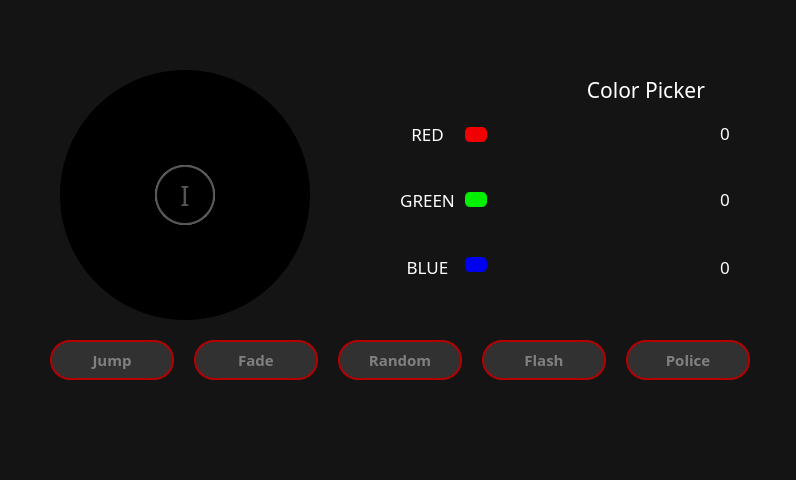
<?xml version="1.0" encoding="UTF-8"?>
<ui version="4.0">
 <class>Leds_widget</class>
 <widget class="QWidget" name="Leds_widget">
  <property name="geometry">
   <rect>
    <x>0</x>
    <y>0</y>
    <width>796</width>
    <height>480</height>
   </rect>
  </property>
  <property name="windowTitle">
   <string>Form</string>
  </property>
  <widget class="QFrame" name="frame_leds">
   <property name="geometry">
    <rect>
     <x>0</x>
     <y>0</y>
     <width>800</width>
     <height>480</height>
    </rect>
   </property>
   <property name="styleSheet">
    <string notr="true">QFrame#frame_leds{
	background:rgb(20,20,20);
}</string>
   </property>
   <widget class="QFrame" name="frameLedsBulb">
    <property name="geometry">
     <rect>
      <x>60</x>
      <y>70</y>
      <width>250</width>
      <height>250</height>
     </rect>
    </property>
    <property name="styleSheet">
     <string notr="true">border-radius:125px;</string>
    </property>
    <property name="frameShape">
     <enum>QFrame::StyledPanel</enum>
    </property>
    <property name="frameShadow">
     <enum>QFrame::Raised</enum>
    </property>
    <widget class="QFrame" name="ledsBulb">
     <property name="geometry">
      <rect>
       <x>0</x>
       <y>0</y>
       <width>250</width>
       <height>250</height>
      </rect>
     </property>
     <property name="styleSheet">
      <string notr="true">background:black;
</string>
     </property>
    </widget>
    <widget class="QCheckBox" name="ledsOnOffButton">
     <property name="geometry">
      <rect>
       <x>95</x>
       <y>95</y>
       <width>60</width>
       <height>60</height>
      </rect>
     </property>
     <property name="font">
      <font>
       <family>Bahnschrift SemiBold Condensed</family>
       <pointsize>25</pointsize>
      </font>
     </property>
     <property name="styleSheet">
      <string notr="true">QCheckBox{
	border-radius:30px;
	

}
QCheckBox:checked{
	
}
QCheckBox::indicator {
	width:60px;
	height:60px;
	background:rgba(0, 0, 0, 170);
	border-radius:30px;
}
QCheckBox::indicator:checked {
		background:rgba(0, 0, 0, 0);
}</string>
     </property>
    </widget>
    <widget class="QLabel" name="label_5">
     <property name="geometry">
      <rect>
       <x>95</x>
       <y>95</y>
       <width>60</width>
       <height>60</height>
      </rect>
     </property>
     <property name="font">
      <font>
       <family>Bahnschrift SemiBold SemiConden</family>
       <pointsize>20</pointsize>
      </font>
     </property>
     <property name="styleSheet">
      <string notr="true">color:white;
border: 2px solid white;
border-radius:30px;
background-color: rgba(0, 0, 0, 100);</string>
     </property>
     <property name="text">
      <string>I</string>
     </property>
     <property name="alignment">
      <set>Qt::AlignCenter</set>
     </property>
    </widget>
    <zorder>ledsBulb</zorder>
    <zorder>label_5</zorder>
    <zorder>ledsOnOffButton</zorder>
   </widget>
   <widget class="QFrame" name="frameLedButtons">
    <property name="geometry">
     <rect>
      <x>50</x>
      <y>340</y>
      <width>700</width>
      <height>40</height>
     </rect>
    </property>
    <property name="styleSheet">
     <string notr="true">QPushButton{
	background:rgb(94, 94, 94);
	border:2px solid white;
	border-radius:20px;
	color:white;

}</string>
    </property>
    <layout class="QHBoxLayout" name="horizontalLayout">
     <property name="spacing">
      <number>20</number>
     </property>
     <property name="leftMargin">
      <number>0</number>
     </property>
     <property name="topMargin">
      <number>0</number>
     </property>
     <property name="rightMargin">
      <number>0</number>
     </property>
     <property name="bottomMargin">
      <number>0</number>
     </property>
     <item>
      <widget class="QFrame" name="frame_8">
       <widget class="QPushButton" name="ledsProgramJumpButton">
        <property name="geometry">
         <rect>
          <x>0</x>
          <y>0</y>
          <width>124</width>
          <height>40</height>
         </rect>
        </property>
        <property name="font">
         <font>
          <family>Bahnschrift Light</family>
          <pointsize>11</pointsize>
          <weight>75</weight>
          <bold>true</bold>
         </font>
        </property>
        <property name="styleSheet">
         <string notr="true">QPushButton{
	
	background-color: rgb(49, 49, 49);
	border: 2px solid rgb(181, 0, 0);
	border-radius:20px;
	color:gray;
}
QPushButton:pressed{
	
	
	background-color: rgb(188, 0, 0);
	color:white;
}</string>
        </property>
        <property name="text">
         <string>Jump</string>
        </property>
       </widget>
      </widget>
     </item>
     <item>
      <widget class="QFrame" name="frame_7">
       <widget class="QPushButton" name="ledsProgramFadeButton">
        <property name="geometry">
         <rect>
          <x>0</x>
          <y>0</y>
          <width>124</width>
          <height>40</height>
         </rect>
        </property>
        <property name="font">
         <font>
          <family>Bahnschrift Light</family>
          <pointsize>11</pointsize>
          <weight>75</weight>
          <bold>true</bold>
         </font>
        </property>
        <property name="styleSheet">
         <string notr="true">QPushButton{
	
	background-color: rgb(49, 49, 49);
	border: 2px solid rgb(181, 0, 0);
	border-radius:20px;
	color:gray;
}
QPushButton:pressed{
	
	
	background-color: rgb(188, 0, 0);
	color:white;
}</string>
        </property>
        <property name="text">
         <string>Fade</string>
        </property>
       </widget>
      </widget>
     </item>
     <item>
      <widget class="QFrame" name="frame_6">
       <widget class="QPushButton" name="ledsProgramRandomButton">
        <property name="geometry">
         <rect>
          <x>0</x>
          <y>0</y>
          <width>124</width>
          <height>40</height>
         </rect>
        </property>
        <property name="font">
         <font>
          <family>Bahnschrift Light</family>
          <pointsize>11</pointsize>
          <weight>75</weight>
          <bold>true</bold>
         </font>
        </property>
        <property name="styleSheet">
         <string notr="true">QPushButton{
	
	background-color: rgb(49, 49, 49);
	border: 2px solid rgb(181, 0, 0);
	border-radius:20px;
	color:gray;
}
QPushButton:pressed{
	
	
	background-color: rgb(188, 0, 0);
	color:white;
}</string>
        </property>
        <property name="text">
         <string>Random</string>
        </property>
       </widget>
      </widget>
     </item>
     <item>
      <widget class="QFrame" name="frame_5">
       <widget class="QPushButton" name="ledsProgramFlashButton">
        <property name="geometry">
         <rect>
          <x>0</x>
          <y>0</y>
          <width>124</width>
          <height>40</height>
         </rect>
        </property>
        <property name="font">
         <font>
          <family>Bahnschrift Light</family>
          <pointsize>11</pointsize>
          <weight>75</weight>
          <bold>true</bold>
         </font>
        </property>
        <property name="styleSheet">
         <string notr="true">QPushButton{
	
	background-color: rgb(49, 49, 49);
	border: 2px solid rgb(181, 0, 0);
	border-radius:20px;
	color:gray;
}
QPushButton:pressed{
	
	
	background-color: rgb(188, 0, 0);
	color:white;
}</string>
        </property>
        <property name="text">
         <string>Flash</string>
        </property>
       </widget>
      </widget>
     </item>
     <item>
      <widget class="QFrame" name="frame_4">
       <widget class="QPushButton" name="ledsProgramPoliceButton">
        <property name="geometry">
         <rect>
          <x>0</x>
          <y>0</y>
          <width>124</width>
          <height>40</height>
         </rect>
        </property>
        <property name="font">
         <font>
          <family>Bahnschrift Light</family>
          <pointsize>11</pointsize>
          <weight>75</weight>
          <bold>true</bold>
         </font>
        </property>
        <property name="styleSheet">
         <string notr="true">QPushButton{
	
	background-color: rgb(49, 49, 49);
	border: 2px solid rgb(181, 0, 0);
	border-radius:20px;
	color:gray;
}
QPushButton:pressed{
	
	
	background-color: rgb(188, 0, 0);
	color:white;
}</string>
        </property>
        <property name="text">
         <string>Police</string>
        </property>
       </widget>
      </widget>
     </item>
    </layout>
   </widget>
   <widget class="QFrame" name="frameLedControls">
    <property name="geometry">
     <rect>
      <x>400</x>
      <y>100</y>
      <width>350</width>
      <height>200</height>
     </rect>
    </property>
    <layout class="QHBoxLayout" name="horizontalLayout_4">
     <property name="spacing">
      <number>0</number>
     </property>
     <property name="leftMargin">
      <number>0</number>
     </property>
     <property name="topMargin">
      <number>0</number>
     </property>
     <property name="rightMargin">
      <number>0</number>
     </property>
     <property name="bottomMargin">
      <number>0</number>
     </property>
     <item>
      <widget class="QFrame" name="frameLedLabels">
       <property name="maximumSize">
        <size>
         <width>60</width>
         <height>16777215</height>
        </size>
       </property>
       <property name="font">
        <font>
         <family>Bahnschrift Light</family>
        </font>
       </property>
       <property name="styleSheet">
        <string notr="true">color:white;</string>
       </property>
       <layout class="QVBoxLayout" name="verticalLayout">
        <property name="spacing">
         <number>0</number>
        </property>
        <property name="leftMargin">
         <number>0</number>
        </property>
        <property name="topMargin">
         <number>0</number>
        </property>
        <property name="rightMargin">
         <number>0</number>
        </property>
        <property name="bottomMargin">
         <number>0</number>
        </property>
        <item>
         <widget class="QLabel" name="label">
          <property name="font">
           <font>
            <family>Bahnschrift SemiLight SemiConde</family>
            <pointsize>13</pointsize>
           </font>
          </property>
          <property name="text">
           <string>RED</string>
          </property>
          <property name="alignment">
           <set>Qt::AlignCenter</set>
          </property>
         </widget>
        </item>
        <item>
         <widget class="QLabel" name="label_2">
          <property name="font">
           <font>
            <family>Bahnschrift SemiLight SemiConde</family>
            <pointsize>13</pointsize>
           </font>
          </property>
          <property name="text">
           <string>GREEN</string>
          </property>
          <property name="alignment">
           <set>Qt::AlignCenter</set>
          </property>
         </widget>
        </item>
        <item>
         <widget class="QLabel" name="label_3">
          <property name="font">
           <font>
            <family>Bahnschrift SemiLight SemiConde</family>
            <pointsize>13</pointsize>
           </font>
          </property>
          <property name="text">
           <string>BLUE</string>
          </property>
          <property name="alignment">
           <set>Qt::AlignCenter</set>
          </property>
         </widget>
        </item>
       </layout>
      </widget>
     </item>
     <item>
      <widget class="QFrame" name="frame_3">
       <property name="styleSheet">
        <string notr="true">QSlider::groove:horizontal{
	background:transparent;
	
}
QSlider::handle:horizontal{
	border-radius:5px;
	width:22px;
	
}</string>
       </property>
       <layout class="QVBoxLayout" name="verticalLayout_3">
        <property name="spacing">
         <number>23</number>
        </property>
        <property name="leftMargin">
         <number>10</number>
        </property>
        <property name="topMargin">
         <number>0</number>
        </property>
        <property name="rightMargin">
         <number>10</number>
        </property>
        <property name="bottomMargin">
         <number>0</number>
        </property>
        <item>
         <widget class="QSlider" name="ledsSliderRed">
          <property name="styleSheet">
           <string notr="true">QSlider::handle:horizontal{
	background:rgb(240, 0, 0 );
	
}
QSlider::sub-page:horizontal{	
	background-color: qlineargradient(spread:pad, x1:0, y1:0.5, x2:1, y2:0.5, stop:0 rgba(0, 0, 0, 0), stop:1 rgb(255, 0, 0 ));
}</string>
          </property>
          <property name="maximum">
           <number>255</number>
          </property>
          <property name="orientation">
           <enum>Qt::Horizontal</enum>
          </property>
         </widget>
        </item>
        <item>
         <widget class="QSlider" name="ledsSliderGreen">
          <property name="styleSheet">
           <string notr="true">QSlider::handle:horizontal{
	background:rgb(0, 240, 0 );
	
}
QSlider::sub-page:horizontal{	
	background-color: qlineargradient(spread:pad, x1:0, y1:0.5, x2:1, y2:0.5, stop:0 rgba(0, 0, 0, 0), stop:1 rgb(0, 255, 0 ));
}</string>
          </property>
          <property name="maximum">
           <number>255</number>
          </property>
          <property name="orientation">
           <enum>Qt::Horizontal</enum>
          </property>
         </widget>
        </item>
        <item>
         <widget class="QSlider" name="ledsSliderBlue">
          <property name="styleSheet">
           <string notr="true">QSlider::handle:horizontal{
	background:rgb(0, 0, 240);
	
}
QSlider::sub-page:horizontal{	
	background-color: qlineargradient(spread:pad, x1:0, y1:0.5, x2:1, y2:0.5, stop:0 rgba(0, 0, 0, 0), stop:1 rgb(0, 0, 255));
}</string>
          </property>
          <property name="maximum">
           <number>255</number>
          </property>
          <property name="orientation">
           <enum>Qt::Horizontal</enum>
          </property>
         </widget>
        </item>
       </layout>
      </widget>
     </item>
     <item>
      <widget class="QFrame" name="frameLedValues">
       <property name="minimumSize">
        <size>
         <width>30</width>
         <height>0</height>
        </size>
       </property>
       <property name="maximumSize">
        <size>
         <width>50</width>
         <height>16777215</height>
        </size>
       </property>
       <property name="font">
        <font>
         <family>Bahnschrift Light</family>
        </font>
       </property>
       <property name="styleSheet">
        <string notr="true">color:white;</string>
       </property>
       <layout class="QVBoxLayout" name="verticalLayout_4">
        <property name="spacing">
         <number>0</number>
        </property>
        <property name="leftMargin">
         <number>0</number>
        </property>
        <property name="topMargin">
         <number>0</number>
        </property>
        <property name="rightMargin">
         <number>0</number>
        </property>
        <property name="bottomMargin">
         <number>0</number>
        </property>
        <item>
         <widget class="QLabel" name="ledsValueRed">
          <property name="maximumSize">
           <size>
            <width>16777215</width>
            <height>65</height>
           </size>
          </property>
          <property name="font">
           <font>
            <family>Bahnschrift Light</family>
            <pointsize>13</pointsize>
           </font>
          </property>
          <property name="text">
           <string>0</string>
          </property>
         </widget>
        </item>
        <item>
         <widget class="QLabel" name="ledsValueGreen">
          <property name="font">
           <font>
            <family>Bahnschrift Light</family>
            <pointsize>13</pointsize>
           </font>
          </property>
          <property name="text">
           <string>0</string>
          </property>
         </widget>
        </item>
        <item>
         <widget class="QLabel" name="ledsValueBlue">
          <property name="font">
           <font>
            <family>Bahnschrift Light</family>
            <pointsize>13</pointsize>
           </font>
          </property>
          <property name="text">
           <string>0</string>
          </property>
          <property name="alignment">
           <set>Qt::AlignLeading|Qt::AlignLeft|Qt::AlignVCenter</set>
          </property>
         </widget>
        </item>
       </layout>
      </widget>
     </item>
    </layout>
   </widget>
   <widget class="QFrame" name="frameLedColorPicker">
    <property name="geometry">
     <rect>
      <x>545</x>
      <y>70</y>
      <width>200</width>
      <height>41</height>
     </rect>
    </property>
    <layout class="QHBoxLayout" name="horizontalLayout_5">
     <property name="spacing">
      <number>0</number>
     </property>
     <property name="leftMargin">
      <number>0</number>
     </property>
     <property name="topMargin">
      <number>0</number>
     </property>
     <property name="rightMargin">
      <number>0</number>
     </property>
     <property name="bottomMargin">
      <number>0</number>
     </property>
     <item>
      <widget class="QLabel" name="label_4">
       <property name="font">
        <font>
         <family>Bahnschrift SemiLight SemiConde</family>
         <pointsize>16</pointsize>
        </font>
       </property>
       <property name="focusPolicy">
        <enum>Qt::ClickFocus</enum>
       </property>
       <property name="styleSheet">
        <string notr="true">color:white;</string>
       </property>
       <property name="text">
        <string>Color Picker</string>
       </property>
       <property name="alignment">
        <set>Qt::AlignRight|Qt::AlignTrailing|Qt::AlignVCenter</set>
       </property>
      </widget>
     </item>
     <item>
      <widget class="QPushButton" name="ledsColorPickerButton">
       <property name="maximumSize">
        <size>
         <width>40</width>
         <height>40</height>
        </size>
       </property>
       <property name="focusPolicy">
        <enum>Qt::WheelFocus</enum>
       </property>
       <property name="styleSheet">
        <string notr="true">border:none;</string>
       </property>
       <property name="icon">
        <iconset resource="../../resources.qrc">
         <normaloff>:/color_icons/Resources/Icons/color_icons/color_gray.png</normaloff>
         <activeoff>:/color_icons/Resources/Icons/color_icons/color_lightgray.png</activeoff>:/color_icons/Resources/Icons/color_icons/color_gray.png</iconset>
       </property>
       <property name="iconSize">
        <size>
         <width>240</width>
         <height>24</height>
        </size>
       </property>
      </widget>
     </item>
    </layout>
   </widget>
  </widget>
 </widget>
 <resources>
  <include location="../../resources.qrc"/>
 </resources>
 <connections/>
</ui>
